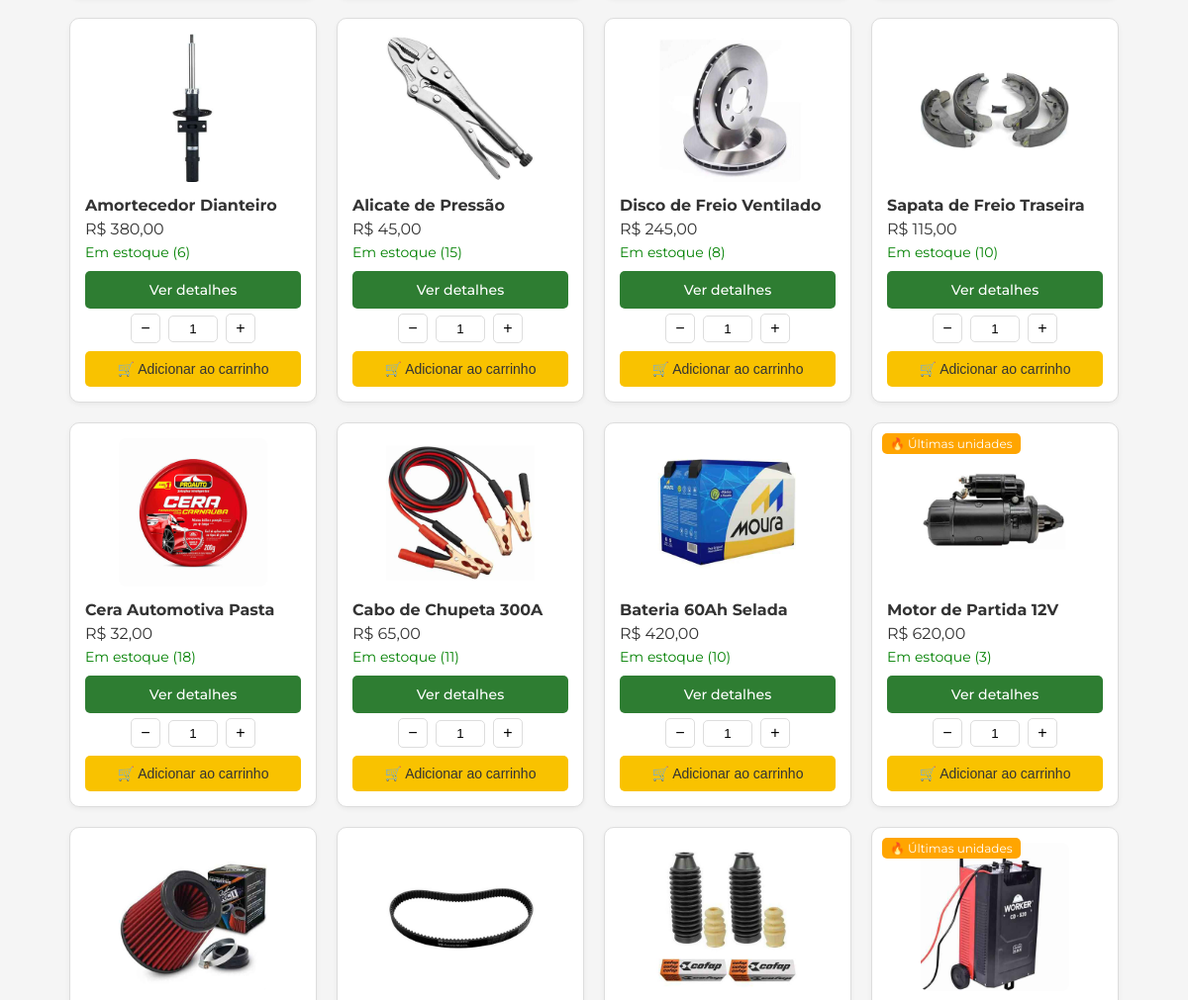
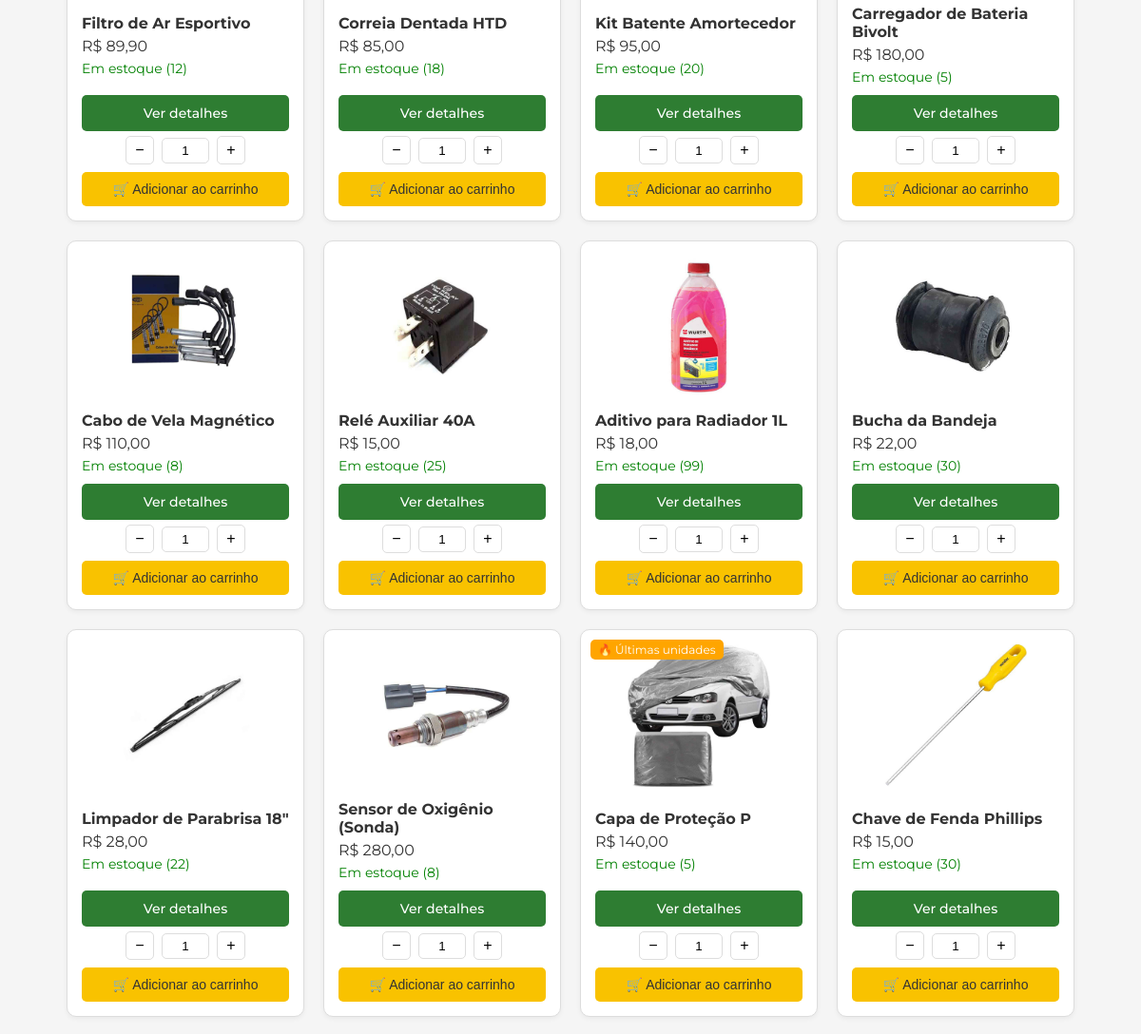
Page /loja (middle part) on the earlier database version (2 pictures, top to bottom).
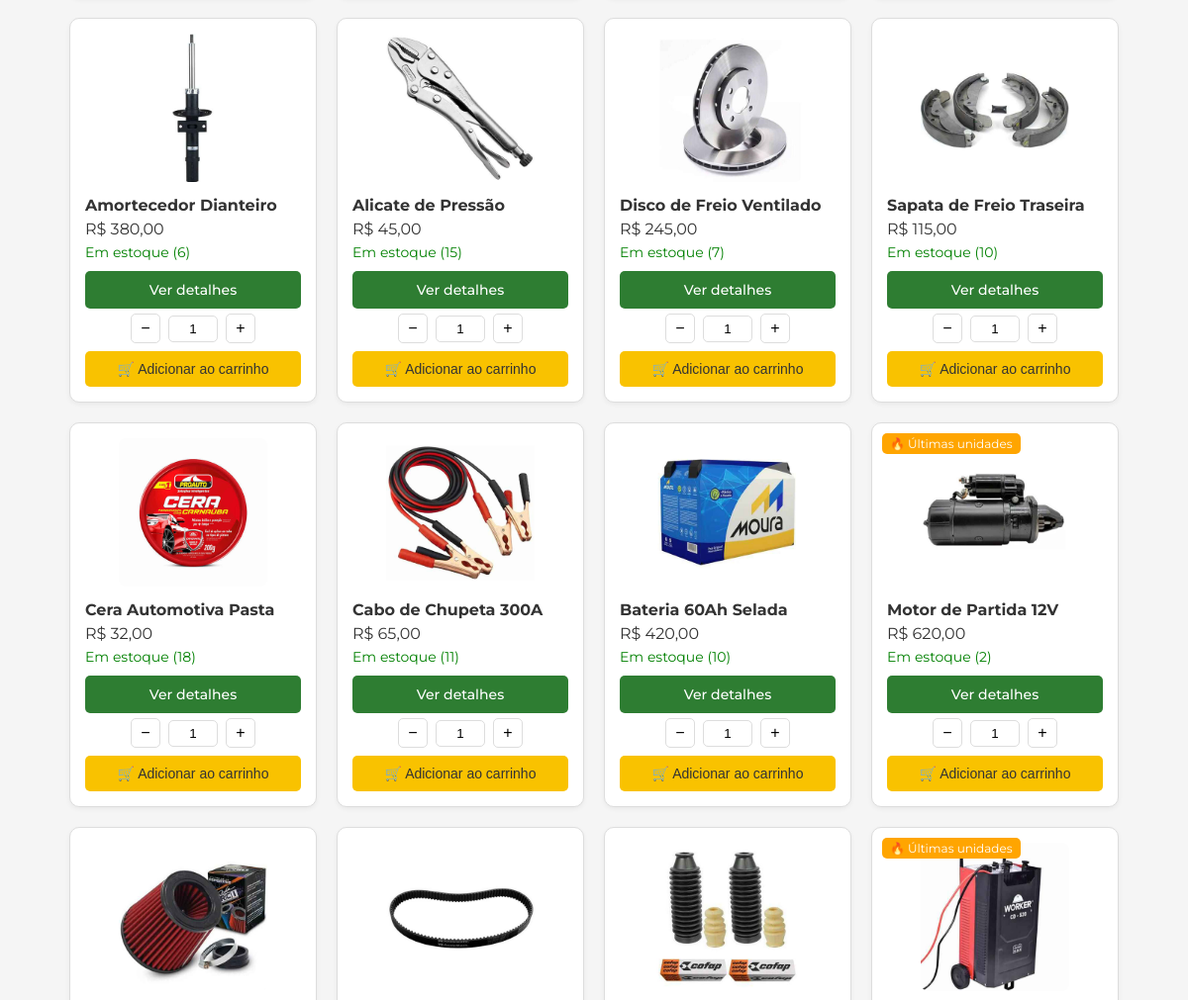
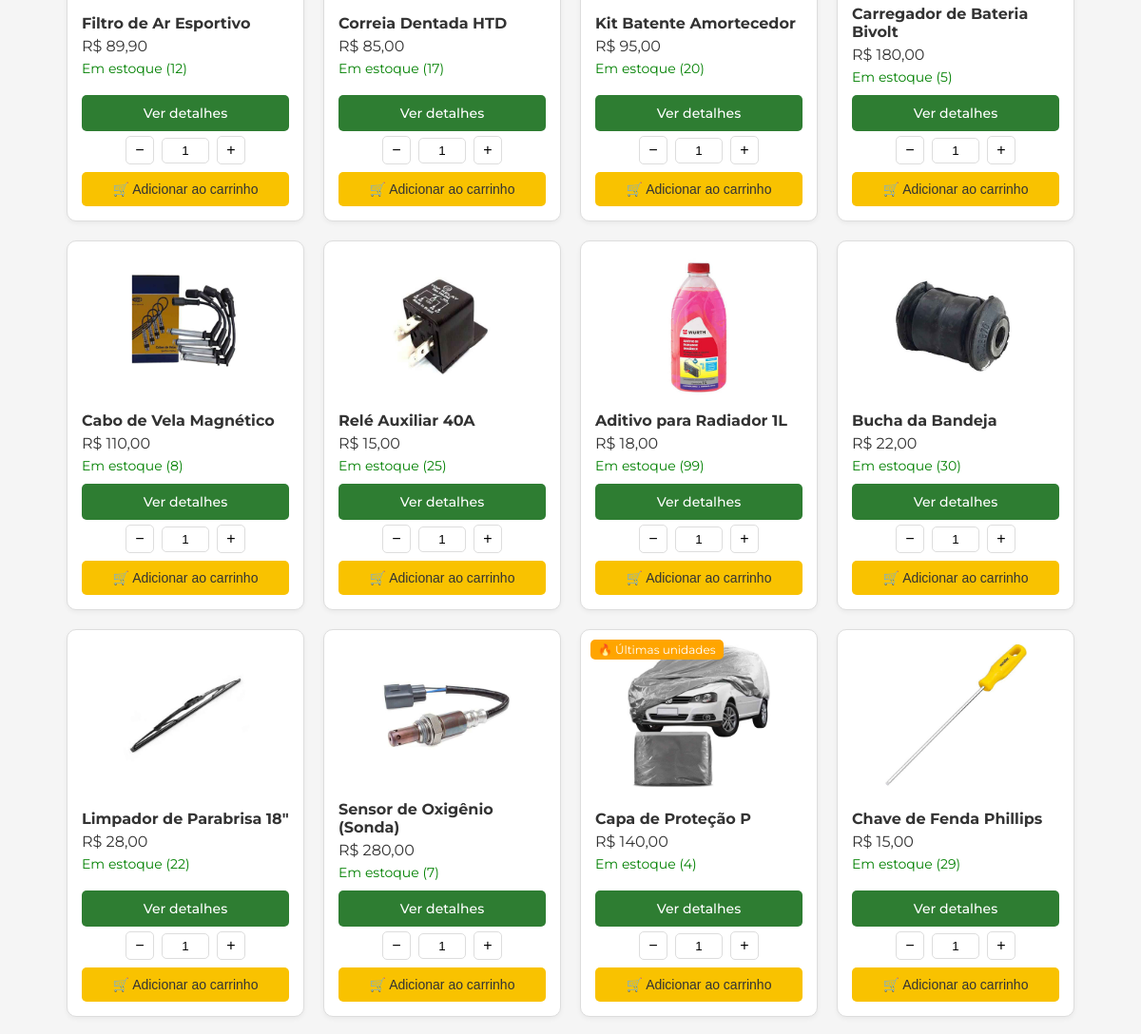
Same page on the later database version (2 pictures, top to bottom).
### app/models.py (models this page shows)
class Produto(db.Model):
    id = db.Column(db.Integer, primary_key=True)
    nome = db.Column(db.String(100), nullable=False)
    codigo = db.Column(db.String(100), nullable=False, unique=True)
    categoria = db.Column(db.String(100), nullable=False)
    preco = db.Column(db.Float, nullable=False)
    quantidade = db.Column(db.Integer, nullable=False, default=0)
    imagem = db.Column(db.String(200), nullable=True, default='default.jpg')

### app/routes/loja.py (the view)
@loja.route('/loja')
def loja_home():
    produtos = Produto.query.filter(Produto.quantidade > 0).order_by(func.random()).all()
    return render_template('loja/catalogo.html', produtos=produtos, current_user=current_user)

### app/templates/loja/catalogo.html (shortened to what this page needs)
{% extends 'base.html' %}
{% block conteudo %}
<div style="
    display: grid;
        grid-template-columns: repeat(auto-fill, minmax(220px, 1fr));
    gap: 20px;
    margin-top: 30px;
">
    {% for produto in produtos %}
    <div style="
        border: 1px solid #ddd;
        border-radius: 10px;
        padding: 15px;
        box-shadow: 0 2px 5px rgba(0,0,0,0.05);
        display: flex;
        flex-direction: column;
        justify-content: space-between;
        position: relative;
        background-color: white
    ">
        {% if produto.quantidade > 0 and produto.quantidade <= 5 %}
            <span style="
                position: absolute;
                top: 10px;
                left: 10px;
                background: orange;
                color: white;
                padding: 3px 8px;
                border-radius: 5px;
                font-size: 12px;
            ">
                🔥 Últimas unidades
            </span>
        {% endif %}
        {% if produto.imagem %}
            <div style="text-align: center; margin-bottom: 10px;">
                <img src="/static/uploads/{{ produto.imagem }}"
                     style="max-width: 100%; height: 150px; object-fit: cover; border-radius: 8px;">
            </div>
        {% endif %}
        <div>
            <p style="font-weight: bold; margin-bottom: 5px;">
                {{ produto.nome }}
            </p>
            <p style="margin-bottom: 5px;">
                R$ {{ produto.preco | moeda }}
            </p>
            {% if produto.quantidade > 0 %}
                <p style="color: green; font-size: 14px;">
                    Em estoque ({{ produto.quantidade }})
                </p>
            {% else %}
                <p style="color: red; font-size: 14px;">
                    Indisponível
                </p>
            {% endif %}
        </div>
        <div style="margin-top: 10px; display: flex; flex-direction: column; gap: 5px;">
            <a href="/produto/{{ produto.id }}"
               class="btn btn-secondary"
               style="width: 100%; text-align: center;">
                Ver detalhes
            </a>
            {% if current_user.is_authenticated and current_user.perfil == 'ADMIN' %}
            {% elif produto.quantidade > 0 %}
                <form action="/carrinho/adicionar" method="POST">
                    <div style="display: flex; align-items: center; justify-content: center; gap: 8px; margin-bottom: 8px;">
                        <button type="button" onclick="alterarQtd(this, -1)"
                            style="width: 30px; height: 30px; border: 1px solid #ddd; border-radius: 5px; background: white; cursor: pointer; font-size: 16px;">
                            −
                        </button>
                        <input type="number" name="quantidade" value="1" min="1" max="{{ produto.quantidade }}"
                            style="width: 50px; text-align: center; border: 1px solid #ddd; border-radius: 5px; padding: 5px;">
                        <button type="button" onclick="alterarQtd(this, 1)"
                            style="width: 30px; height: 30px; border: 1px solid #ddd; border-radius: 5px; background: white; cursor: pointer; font-size: 16px;">
                            +
                        </button>
                    </div>
                    <button type="submit" class="btn btn-primary" style="width: 100%;">
                        🛒 Adicionar ao carrinho
                    </button>
                </form>
            {% endif %}
        </div>
    </div>
    {% endfor %}
</div>
{% endblock %}

Differences in the rows shown:
changed Produto "Disco de Freio Ventilado": quantidade "8" → "7"
changed Produto "Motor de Partida 12V": quantidade "3" → "2"
changed Produto "Correia Dentada HTD": quantidade "18" → "17"
changed Produto "Sensor de Oxigênio (Sonda)": quantidade "8" → "7"
changed Produto "Capa de Proteção P": quantidade "5" → "4"
changed Produto "Chave de Fenda Phillips": quantidade "30" → "29"
